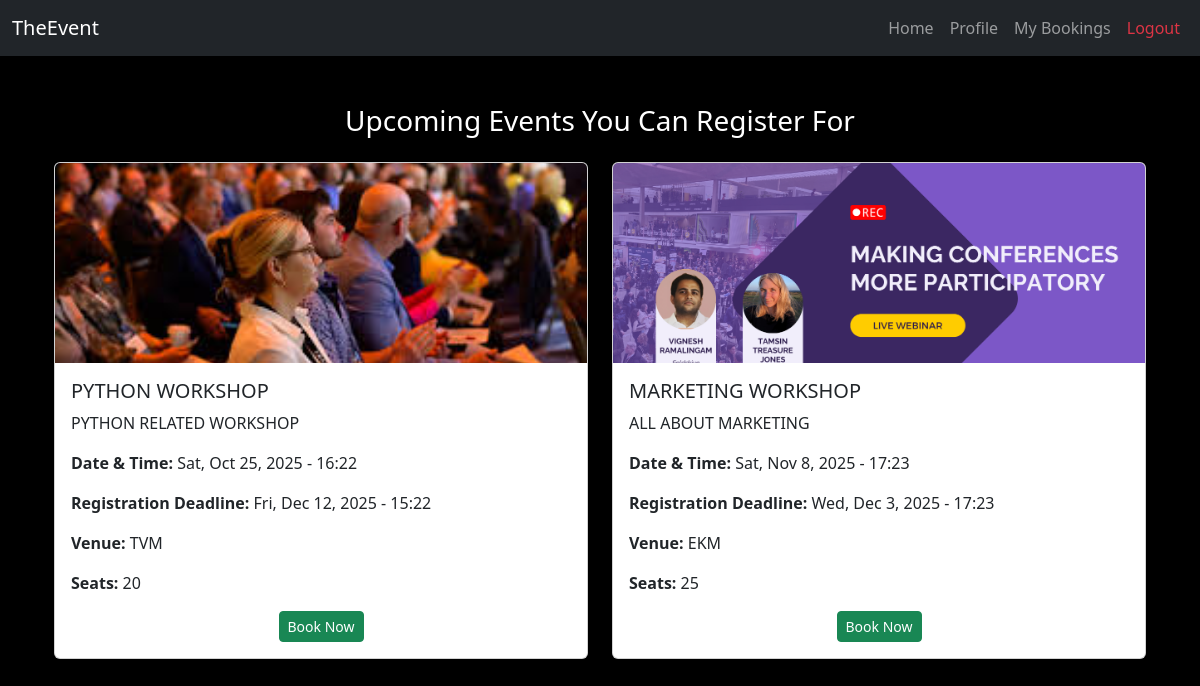
The app's page /userviewevent/ (signed in) with its own data.
### app/models.py (models this page shows, shortened)
class Event(models.Model):
    title = models.CharField(max_length=255)
    image = models.ImageField(upload_to='event_images/', null=True, blank=True)
    description = models.TextField()
    datetime = models.DateTimeField()
    venue = models.CharField(max_length=255)
    capacity = models.IntegerField()
    regdead = models.DateTimeField()

### app/views.py (the view)
# urls.py: path('userviewevent/', views.userviewevent, name='userviewevent'),
def userviewevent(request):
    msg = request.GET.get('msg')
    email = request.session.get('email')
    if not email:
        return redirect('login')
    events = Event.objects.filter(datetime__gte=timezone.now(), regdead__gte=timezone.now())
    user_bookings = Booking.objects.filter(email=email).values_list('event_id', flat=True)
    return render(request, 'userhome.html', {
        "events": events,
        "user_bookings": user_bookings,
        "msg": msg
    })

### templates/userhome.html (shortened to what this page needs)
{% extends 'base.html' %}
{% block nav_extras %}
<li class="nav-item">
    <a class="nav-link" href="{% url 'userviewevent' %}">Home</a>
</li>
    <li class="nav-item">
        <a class="nav-link" href="{% url 'profile' %}">Profile</a>
    </li>
    <li class="nav-item">
        <a class="nav-link" href="{% url 'mybookings' %}">My Bookings</a>
    </li>
    <li class="nav-item">
        <a class="nav-link text-danger" href="{% url 'logout' %}">Logout</a>
    </li>
{% endblock %}
{% block content %}
<div class="container mt-5">
    <h3 class="text-center mb-4">Upcoming Events You Can Register For</h3>
    {% if events %}
        <div class="row">
            {% for event in events %}
                <div class="col-md-6 mb-4">
                    <div class="card shadow-sm">
                        <img src="{{ event.image.url }}" class="card-img-top" alt="{{ event.title }}" style="height: 200px; object-fit: cover;">
                        <div class="card-body">
                            <h5 class="card-title">{{ event.title }}</h5>
                            <p class="card-text">{{ event.description|truncatewords:20 }}</p>
                            <p><strong>Date & Time:</strong> {{ event.datetime|date:"D, M j, Y - H:i" }}</p>
                            <p><strong>Registration Deadline:</strong> {{ event.regdead|date:"D, M j, Y - H:i" }}</p>
                            <p><strong>Venue:</strong> {{ event.venue }}</p>
                            <p><strong>Seats:</strong> {{ event.capacity }}</p>
                            <div class="d-flex justify-content-center mt-3">
                                {% if event.id in user_bookings %}
                                    <button class="btn btn-secondary btn-sm" disabled title="You have already booked this event.">Already Booked</button>
                                {% else %}
                                    <a href="{% url 'book_event' event.id %}" class="btn btn-success btn-sm">Book Now</a>
                                {% endif %}
                            </div>
                        </div>
                    </div>
                </div>
            {% endfor %}
        </div>
    {% else %}
        <div class="alert alert-warning text-center">
            No upcoming events available at the moment. Please check back later.
        </div>
    {% endif %}
</div>
{% endblock %}

### templates/base.html (style rules this page uses)
body { background-color: #000; color: #fff; }
.container { margin-top: 30px; }

### records on screen
Event: image (picture), title "PYTHON WORKSHOP", description "PYTHON RELATED WORKSHOP", datetime "Sat, Oct 25, 2025 - 16:22", regdead "Fri, Dec 12, 2025 - 15:22", venue "TVM", capacity "20", shows "Book Now"
Event: image (picture), title "MARKETING WORKSHOP", description "ALL ABOUT MARKETING", datetime "Sat, Nov 8, 2025 - 17:23", regdead "Wed, Dec 3, 2025 - 17:23", venue "EKM", capacity "25", shows "Book Now"
